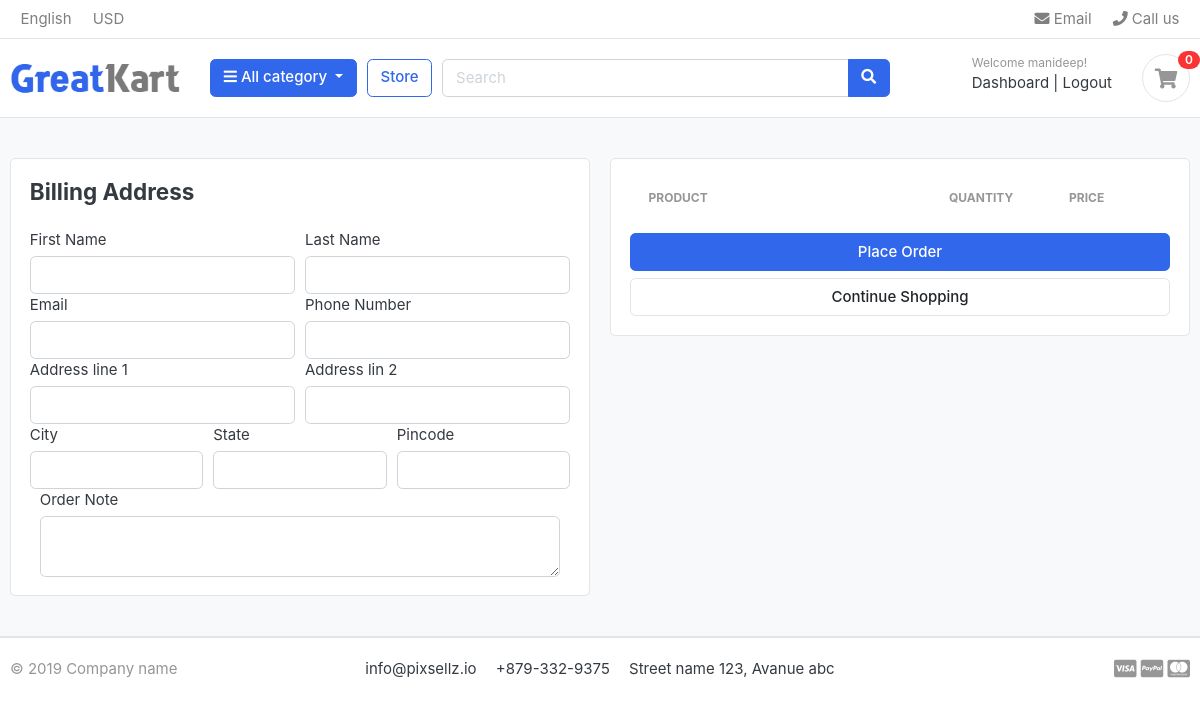
/cart/checkout/ (signed in), run on an earlier commit of the app's database.
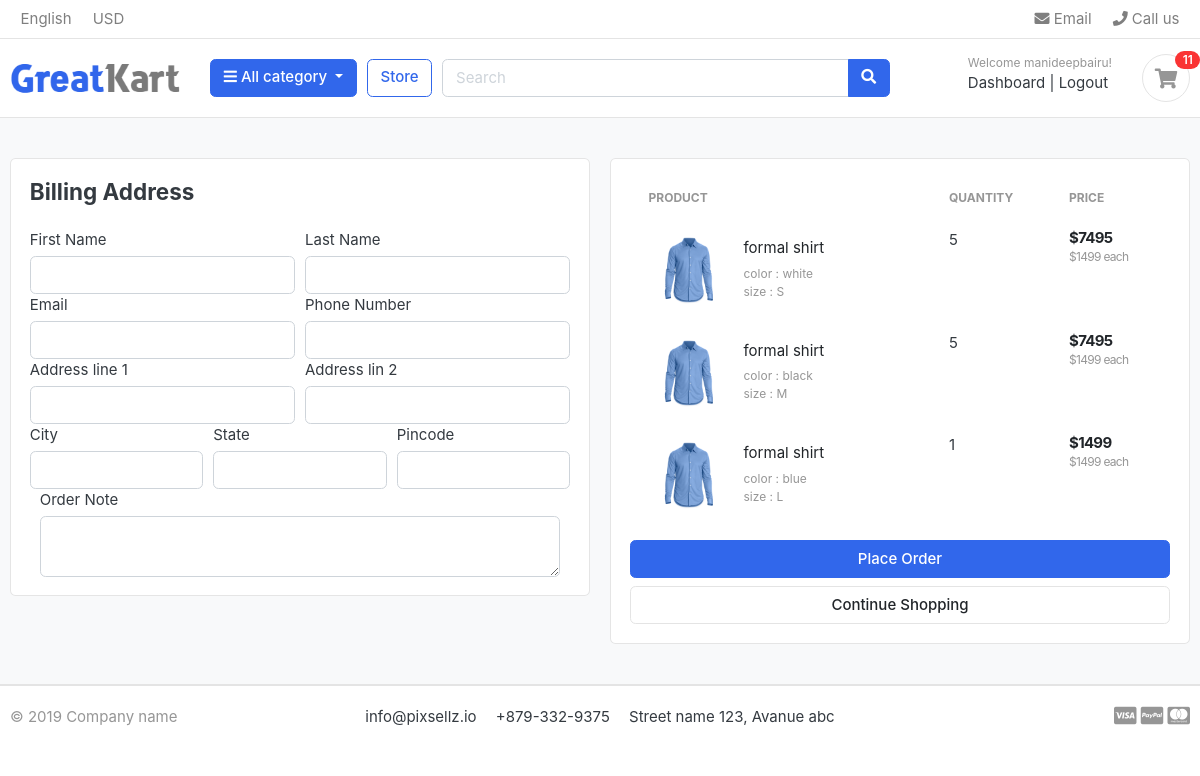
And on a later commit of the database.
### accounts/models.py (models this page shows, shortened)
class Account(AbstractBaseUser):
    first_name   =   models.CharField(max_length=50)
    last_name    =   models.CharField(max_length=50)
    username     =   models.CharField(max_length=50,unique=True)
    email        =   models.CharField(max_length=50,unique=True)
    phn_number   =   models.CharField(max_length=50)
    date_joined     =   models.DateTimeField(auto_now_add=True)
    last_login      =   models.DateTimeField(auto_now_add=True)
    is_admin        =   models.BooleanField(default=False)
    is_staff        =   models.BooleanField(default=False)
    is_active       =   models.BooleanField(default=False)
    is_superadmin   =   models.BooleanField(default=False)
    USERNAME_FIELD          =  'email'
    REQUIRED_FIELDS   =  ['username','first_name','last_name']
    objects  = MyAccountManager()

### cart/models.py (models this page shows, shortened)
class Cart_items(models.Model):
    user       = models.ForeignKey(Account, on_delete=models.CASCADE,null=True)
    product    = models.ForeignKey(Product , on_delete=models.CASCADE)
    variation  = models.ManyToManyField(variations , blank=True,null=True)
    cart       = models.ForeignKey(Cart , on_delete=models.CASCADE,null=True)
    quantity   = models.IntegerField()
    is_active  = models.BooleanField(default=True)
    def sub_total(self):
        return self.product.price * self.quantity

### store/models.py (models this page shows, shortened)
class Product(models.Model):
    category        = models.ForeignKey(Category , on_delete=models.CASCADE)
    product_name    = models.CharField(max_length=250,unique=True)
    slug            = models.SlugField(max_length=550,unique=True)
    discription     = models.TextField()
    price           = models.IntegerField()
    stock           = models.IntegerField()
    product_image   = models.ImageField(upload_to='media/product/', blank=True)
    created         = models.DateTimeField(auto_now_add=True)
    modefied        = models.DateTimeField(auto_now=True)
    is_avalible     = models.BooleanField(default=True)
    def get_url(self):
        return reverse('product_detail',args=[self.category.slug,self.slug,])

class variations(models.Model):
    product               = models.ForeignKey(Product,on_delete=models.CASCADE)
    variation_category    = models.CharField(max_length=50, choices=variation_catagiry_choices)
    variation_value       = models.CharField(max_length=50)
    is_active             = models.BooleanField(default=True)
    created               = models.DateField(auto_now_add=True)
    objects=variationmanager()

### cart/views.py (the view)
# urls.py: path('checkout/',views.checkout,name='checkout'),
@login_required(login_url='signin')
def checkout(request):
    if request.user.is_authenticated:
        cart_items=Cart_items.objects.filter(user=request.user)
    else:
        cart_items=Cart_items.objects.filter(cart__cart_id=_cart_id(request))
    total=0
    quantiy=0
    for cart_item in cart_items:
        Total = (cart_item.product.price * cart_item.quantity)
        total += Total
        quantiy += cart_item.quantity
    tax= (2*total)/100
    grand_total=total+tax
    cart_items_count=cart_items.count()
    context={
        'cart_items':cart_items,
        'total':total,
        'grand_total':grand_total,
        'tax':tax,
        'quantiy':quantiy,
        'cart_items_count':cart_items_count
    }
    return render(request,'store/checkout.html',context)

### cart/context_processors.py (called while the page is built)
def total_cart_items(request):
    total_items=0
    if request.user.is_authenticated:
        cart_items=Cart_items.objects.filter(user=request.user)
    else:
        cart_items=Cart_items.objects.filter(cart__cart_id=_cart_id(request))
    for cart_item in cart_items:
        total_items+=cart_item.quantity
    return dict(items=total_items)

### category/context_processors.py (called while the page is built)
def category_links(request):
    category=Category.objects.all()
    return dict(cat_list=category)

### category/models.py (called while the page is built)
    def __str__(self):
        return self.caterogy_name

    def get_url(self):
        return reverse('get_product_by_category',args=[self.slug])

### templates/store/checkout.html (shortened to what the changed rows need)
{% extends 'base.html' %}
{% load static%}
{% block content %}
<section class="section-content padding-y bg">
    <div class="container">
    <div class="row">
        <aside class="col-lg-6">
            <div class="card">
            <div class="card-body">
                <table class="table table-borderless table-shopping-cart">
                    <thead class="text-muted">
                    <tr class="small text-uppercase">
                      <th scope="col">Product</th>
                      <th scope="col" width="120">Quantity</th>
                      <th scope="col" width="120">Price</th>
                    </tr>
                    </thead>
                    <tbody>
                    {% for cartitem in cart_items%}
                    <tr>
                        <td>
                            <figure class="itemside align-items-center">
                                <a href="{{cartitem.product.get_url}}"><div class="aside"><img src="{{cartitem.product.product_image.url}}" class="img-sm"></div></a>
                                <figcaption class="info">
                                    <a href="#" class="title text-dark">{{cartitem.product.product_name}}</a>
                                    <p class="text-muted small">
                                        {% for items in cartitem.variation.all%}
                                        {{items.variation_category}} : {{items.variation_value}} <br>
                                        {% endfor %}
                                    </p>
                                </figcaption>
                            </figure>
                        </td>
                        <td>
                           <label for="">{{cartitem.quantity}}</label>
                        </td>
                        <td>
                            <div class="price-wrap">
                                <var class="price">${{cartitem.sub_total}}</var>
                                <small class="text-muted"> ${{cartitem.product.price}} each </small>
                            </div>
                        </td>
                    </tr>
                    {% endfor%}
                    </tbody>
                    </table>
            </div>
            </div>
    </aside>
    </div>
    </div>
    </section>
{% endblock %}

### templates/includes/navbar.html (shortened to what this page needs)
{% load static %}
<header class="section-header">
    <nav class="navbar p-md-0 navbar-expand-sm navbar-light border-bottom">
    <div class="container">
      <div class="collapse navbar-collapse" id="navbarTop4">
        <ul class="navbar-nav mr-auto">
            <li class="nav-item dropdown">
                 <a href="#" class="nav-link">   English </a>
            </li>
            <li class="nav-item dropdown">
                <a href="#" class="nav-link"> USD </a>
            </li>
        </ul>
        <ul class="navbar-nav">
            <li><a href="#" class="nav-link"> <i class="fa fa-envelope"></i> Email </a></li>
            <li><a href="#" class="nav-link"> <i class="fa fa-phone"></i> Call us </a></li>
        </ul>
      </div>
    </div>
    </nav>
    <section class="header-main border-bottom">
        <div class="container">
    <div class="row align-items-center">
        <div class="col-lg-2 col-md-3 col-6">
            <a href="{%url 'home'%}" class="brand-wrap">
                <img class="logo" src="{% static './images/logo.png'%}">
            </a>
        </div>
        <div class="col-lg col-sm col-md col-6 flex-grow-0">
            <div class="category-wrap dropdown d-inline-block float-right">
                <button type="button" class="btn btn-primary dropdown-toggle" data-toggle="dropdown">
                    <i class="fa fa-bars"></i> All category
                </button>
            </div>
        </div>
        <a href="{% url 'store'%}" class="btn btn-outline-primary">Store</a>
        <div class="col-lg  col-md-6 col-sm-12 col">
            <form action="{% url 'search'%}" class="search">
                <div class="input-group w-100">
                    <input type="text" class="form-control" style="width:60%;" name="keyword" placeholder="Search">
                    <div class="input-group-append">
                      <button class="btn btn-primary" type="submit">
                        <i class="fa fa-search"></i>
                      </button>
                    </div>
                </div>
            </form>
        </div>
        <div class="col-lg-3 col-sm-6 col-8 order-2 order-lg-3">
                    <div class="d-flex justify-content-end mb-3 mb-lg-0">
                        <div class="widget-header">
                            {% if user.is_authenticated %}
                                <small class="title text-muted">Welcome {{user.first_name}}! </small>
                                <div>
                                    <a href="{% url 'dashboard'%}">Dashboard</a> <span class="dark-transp"> | </span>
                                    <a href="{% url 'logout'%}">Logout</a>
                                </div>
                            {% else %}
                                <small class="title text-muted">Welcome guest!</small>
                                <div>
                                    <a href="{% url 'signin'%}">Signin</a> <span class="dark-transp"> | </span>
                                    <a href="{% url 'register'%}"> Register</a>
                                </div>
                            {% endif %}
                        </div>
                        <a href="{% url 'cart' %}" class="widget-header pl-3 ml-3">
                            <div class="icon icon-sm rounded-circle border"><i class="fa fa-shopping-cart"></i></div>
                            <span class="badge badge-pill badge-danger notify">{{items}}</span>
                        </a>
                    </div>
                </div>
    </div>
        </div>
    </section>
    </header>

What changed in the data, as far as the page shows it:
changed Account: first_name "manideep" → "manideepbairu"
added Cart_items: product.product_image (picture), product.product_name "formal shirt", quantity "5", sub_total "7495", product.price "1499"
now on this page (row unchanged): variations: variation_category "color", variation_value "white", shown under "formal shirt"
now on this page (row unchanged): variations: variation_category "size", variation_value "S", shown under "formal shirt"
added Cart_items: product.product_image (picture), product.product_name "formal shirt", quantity "5", sub_total "7495", product.price "1499"
now on this page (row unchanged): variations: variation_category "color", variation_value "black", shown under "formal shirt"
now on this page (row unchanged): variations: variation_category "size", variation_value "M", shown under "formal shirt"
added Cart_items: product.product_image (picture), product.product_name "formal shirt", quantity "1", sub_total "1499", product.price "1499"
now on this page (row unchanged): variations: variation_category "color", variation_value "blue", shown under "formal shirt"
now on this page (row unchanged): variations: variation_category "size", variation_value "L", shown under "formal shirt"
Also different on the page:
{{ items }}: "0" → "11"
